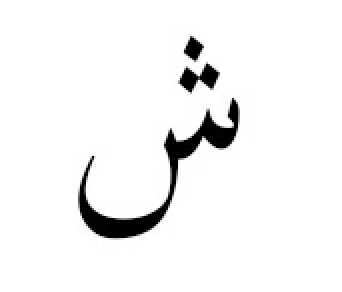
#> input picture test-set/tes14.png, 342 x 292 px, found by its file name
$ jupyter execute --allow-errors aliflam-3.ipynb
#> lines starting #> are read from the running program, lines starting #| are printed output that depends on the picture; after the words box and inside, x2 and y2 are one past the last pixel; in counts of white or black regions, pixels touching at a corner belong together
# Arabic character classification with detection

here we are Implementing a CNN model for the classification and implementing a detection algorithm at the end.

[cell 1]
import numpy as np
import pandas as pd
import matplotlib.pyplot as plt
import cv2
import seaborn as sn

import keras
from keras.models import Model
from keras.layers import Dense, Conv2D, MaxPooling2D, Flatten, Dropout, Input
from keras.layers.normalization import BatchNormalization
from keras.callbacks import ModelCheckpoint

from keras.utils.np_utils import to_categorical
from keras.preprocessing.image import ImageDataGenerator
from sklearn.model_selection import train_test_split
from sklearn.metrics import confusion_matrix

[cell 2]
arabic_characters = ['alif','ba','ta','tsa','jim','hâ','khâ','dal','dzal',
                     'ra','zai','sîn','syîn','shâd','dhâd','thâ','zhâ','âin',
                     'ghain','fa','qâf','kâf','lam','mîm','nun','Ha','waw','yâ']

#> (a cell that did not finish here is left out)

#> (a cell that did not finish here is left out)

#> (a cell that did not finish here is left out)

[cell 6]
def get_model():
    In = Input(shape=(32,32,1))
    x = Conv2D(32, (5,5), padding="same", activation="relu")(In)
    x = Conv2D(32, (5,5), activation="relu")(x)
    x = Conv2D(32, (5,5), activation="relu")(x)
    x = MaxPooling2D((2,2))(x)
    x = BatchNormalization()(x)

    x = Conv2D(64, (5,5), padding="same", activation="relu")(x)
    x = Conv2D(64, (5,5), activation="relu")(x)
    x = Conv2D(64, (5,5), activation="relu")(x)
    x = MaxPooling2D((2,2))(x)
    x = BatchNormalization()(x)

    x = Flatten()(x)
    x = Dense(128, activation="relu")(x)
    x = Dense(128, activation="relu")(x)
    x = Dropout(0.4)(x)

    Out = Dense(28, activation="softmax")(x)

    model = Model(In, Out)
    model.compile(loss="categorical_crossentropy", optimizer="adam", metrics=["accuracy"])
    return model

#> (the rest of this cell did not finish here and is left out)

#> (a cell that did not finish here is left out)

[cell 8]
batch_size = 64
epochs = 50

#> (the rest of this cell did not finish here and is left out)

#> (a cell that did not finish here is left out)

[cell 10]
# we need to transpose the image for visualization
# since for training there is no problem we gave the data as it was
plt.figure()
plt.subplot(1,2,1)
#> (the rest of this cell did not finish here and is left out)

[cell 11]
plt.figure(figsize=(10,10))
#> (the rest of this cell did not finish here and is left out)

#> (a cell that did not finish here is left out)

[cell 13]
import cv2
def get_sides(length):
    if length%2==0:
        return length//2,length//2
    else:
        return (length-1)//2,1+(length-1)//2


def preprocess(character):
    if len(character.shape)<2:
        character = cv2.cvtColor(word, cv2.COLOR_BGR2GRAY)

    (wt, ht) = (32,32)
    (h, w) = character.shape
    fx = w / wt
    fy = h / ht
    f = max(fx, fy)
    newSize = (max(min(wt, int(w / f)), 1), max(min(ht, int(h / f)), 1))
    character = cv2.resize(character, newSize)

    if character.shape[0] < 32:
        add_zeros_up = np.zeros((get_sides(32-character.shape[0])[0], character.shape[1]))
        add_zeros_down = np.zeros((get_sides(32-character.shape[0])[1], character.shape[1]))
        character = np.concatenate((add_zeros_up,character))
        character = np.concatenate((character, add_zeros_down))

    if character.shape[1] < 32:
        add_zeros_left = np.zeros((32, get_sides(32-character.shape[1])[0]))
        add_zeros_right = np.zeros((32, get_sides(32-character.shape[1])[1]))

        character = np.concatenate((add_zeros_left,character), axis=1)
        character = np.concatenate((character, add_zeros_right), axis=1)


    character= character.T/255.0
    character = np.expand_dims(character , axis = 2)
    return character

def get_characters(img,kv=5):
#> called with kv = 30
    gray = img.copy()
#> gray is the input picture: shape (292, 342); min 0, max 255, mean 243.1

    kernel = np.ones((kv,kv),dtype=np.uint8)
    if len(img.shape)==3:
        gray = cv2.cvtColor(gray,cv2.COLOR_BGR2GRAY)

    _, thresh = cv2.threshold(gray,127,255, cv2.THRESH_BINARY_INV)
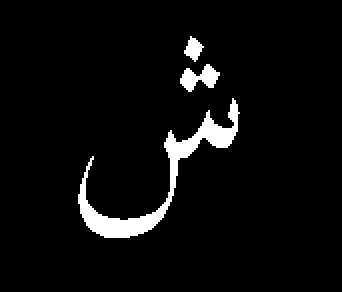
#> thresh: shape (292, 342); 4.6% white; 3 white regions, box (x1, y1, x2, y2) and area: (78, 98, 240, 238) 3716, (180, 64, 220, 92) 588, (184, 36, 204, 62) 284
    imgdilation = cv2.dilate(thresh,kernel, iterations=1)
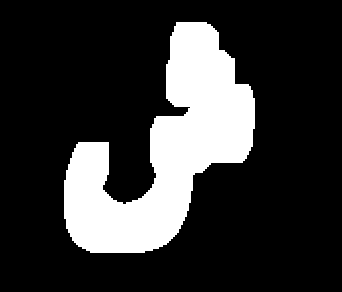
#> imgdilation: shape (292, 342); 20.5% white; 1 white region
    ctrs, _= cv2.findContours(imgdilation.copy(),cv2.RETR_EXTERNAL,cv2.CHAIN_APPROX_SIMPLE)
#> ctrs = 1 contour; box (x1, y1, x2, y2) and area: (64, 22, 255, 253) 20036
    sorted_ctrs = sorted(ctrs,key = lambda ctr: cv2.boundingRect(ctr)[0])
#> sorted_ctrs has the same summary as ctrs
    sorted_ctrs = sorted_ctrs[::-1]
    characters=[]
    for ctr in sorted_ctrs:
        x, y, w, h = cv2.boundingRect(ctr)

        acharacter = 255-np.array(img[y:y+h,x:x+w])
        acharacter = preprocess(acharacter)
        characters.append(acharacter)
#> this loop made 1 pass
#> (x, y, wt in preprocess, ht in preprocess, fx in preprocess, fy in preprocess) on pass 1: (64, 22, 32, 32, 5.97, 7.22)
#> pass 1, in get_characters, `acharacter = 255-np.array(img[y:y+h,x:x+w])`:
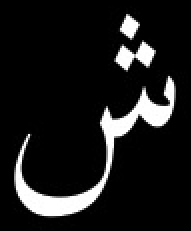
#> acharacter: shape (231, 191); min 0, max 255, mean 26.9
#> pass 1, in preprocess, `character = cv2.resize(character, newSize)`:
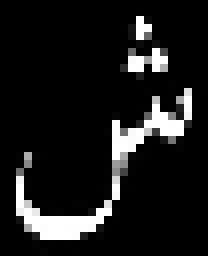
#> character: shape (32, 26) (shown 8 times larger); min 0, max 255, mean 27.1
#> pass 1, in preprocess, `character = np.concatenate((add_zeros_left,character), axis=1)`:
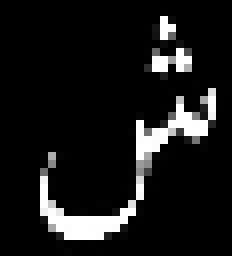
#> character: shape (32, 29) float64 (shown 8 times larger); min 0, max 255, mean 24.3
#> pass 1, in preprocess, `character = np.concatenate((character, add_zeros_right), axis=1)`:
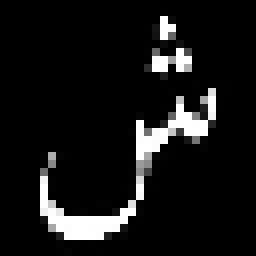
#> character: shape (32, 32) float64 (shown 8 times larger); min 0, max 255, mean 22.1
#> after the loop, characters = 1 item

    return characters,sorted_ctrs

[cell 14]
characters = get_characters(cv2.imread('/kaggle/input/test-aliflam/tes14.png',cv2.IMREAD_GRAYSCALE),30)[0]
#> characters = 1 item
characters=np.array(characters).reshape(-1,32,32,1)
#> (the rest of this cell did not finish here and is left out)

[cell 15]
page = cv2.imread('/kaggle/input/alif-ba-ta/Screenshot 2024-06-16 at 16.11.18.png',cv2.IMREAD_GRAYSCALE)
#> (the rest of this cell did not finish here and is left out)

for ctr in characters:
        x, y, w, h = cv2.boundingRect(ctr)

        acharacter = 255-np.array(page[y:y+h,x:x+w])
        acharacter = preprocess(acharacter)
        acharacter = acharacter.reshape(32,32,1)
        pred = model.predict([[acharacter]])
        page = cv2.rectangle(page, (x, y), (x + w, y + h), (36,255,12), 1)
        cv2.putText(page, arabic_characters[np.argmax(pred)], (x, y-10), cv2.FONT_HERSHEY_SIMPLEX, 0.9, (36,255,12), 2)
plt.figure(figsize=(10,10))
plt.imshow(page)
plt.axis("OFF")
plt.show()

[cell 16]
page = cv2.imread('/kaggle/input/alif-ba-ta/Screenshot 2024-06-16 at 16.11.18.png',cv2.IMREAD_GRAYSCALE)
#> (the rest of this cell did not finish here and is left out)

$ run again, with test-set/tes1.png copied over test-set/tes14.png
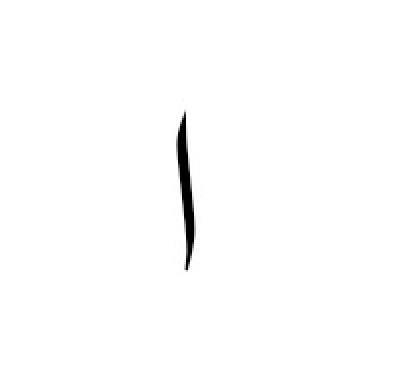
#> input picture test-set/tes1.png, 404 x 376 px, found by its file name
#> in get_characters, gray is the input picture: shape (376, 404); min 0, max 255, mean 252.8
#> in get_characters, `_, thresh = cv2.threshold(gray,127,255, cv2.THRESH_BINARY_INV)`:
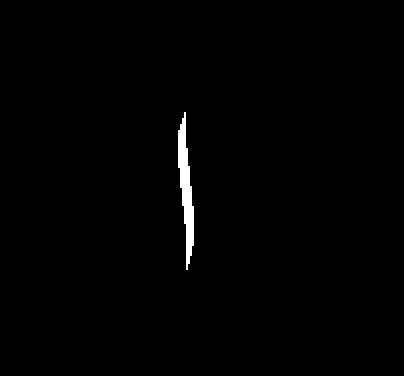
#> thresh: shape (376, 404); 0.83% white; 1 white region, box (x1, y1, x2, y2) and area: (178, 112, 194, 270) 1264
#> imgdilation: shape (376, 404); 4.7% white; 1 white region
#> ctrs = 1 contour; box (x1, y1, x2, y2) and area: (164, 98, 209, 285) 6927
#> sorted_ctrs has the same summary as ctrs
#> the loop in get_characters, `for ctr in sorted_ctrs:` made 1 pass
#> (x, y, wt in preprocess, ht in preprocess, fx in preprocess, fy in preprocess) on pass 1: (164, 98, 32, 32, 1.41, 5.84)
#> pass 1, in preprocess, `character= character.T/255.0`:
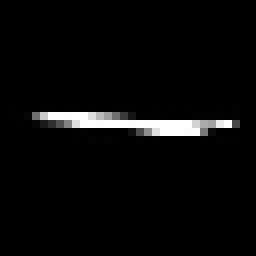
#> character: shape (32, 32) float64 (shown 8 times larger); min 0, max 1, mean 0.0361
#> after the loop in get_characters, `for ctr in sorted_ctrs:`: characters = 1 item

$ run again, with test-set/tes10.png copied over test-set/tes14.png
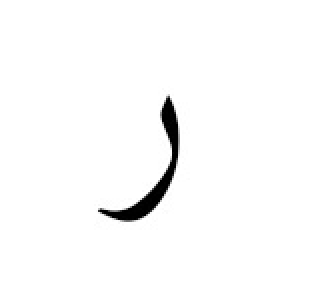
#> input picture test-set/tes10.png, 312 x 298 px, found by its file name
#> in get_characters, gray is the input picture: shape (298, 312); min 0, max 255, mean 250.1
#> in get_characters, `_, thresh = cv2.threshold(gray,127,255, cv2.THRESH_BINARY_INV)`:
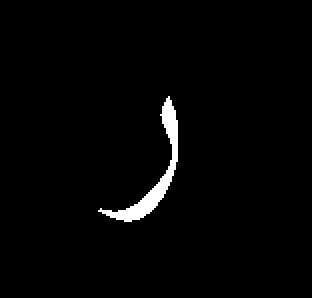
#> thresh: shape (298, 312); 1.9% white; 1 white region, box (x1, y1, x2, y2) and area: (98, 96, 178, 222) 1756
#> imgdilation: shape (298, 312); 9.6% white; 1 white region
#> ctrs = 1 contour; box (x1, y1, x2, y2) and area: (84, 82, 193, 237) 8707
#> sorted_ctrs has the same summary as ctrs
#> the loop in get_characters, `for ctr in sorted_ctrs:` made 1 pass
#> (x, y, wt in preprocess, ht in preprocess, fx in preprocess, fy in preprocess) on pass 1: (84, 82, 32, 32, 3.41, 4.84)
#> pass 1, in preprocess, `character = np.concatenate((character, add_zeros_right), axis=1)`:
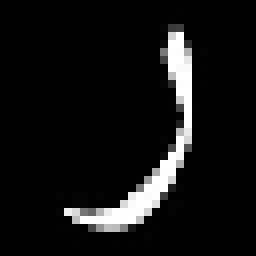
#> character: shape (32, 32) float64 (shown 8 times larger); min 0, max 255, mean 18.7
#> after the loop in get_characters, `for ctr in sorted_ctrs:`: characters = 1 item
